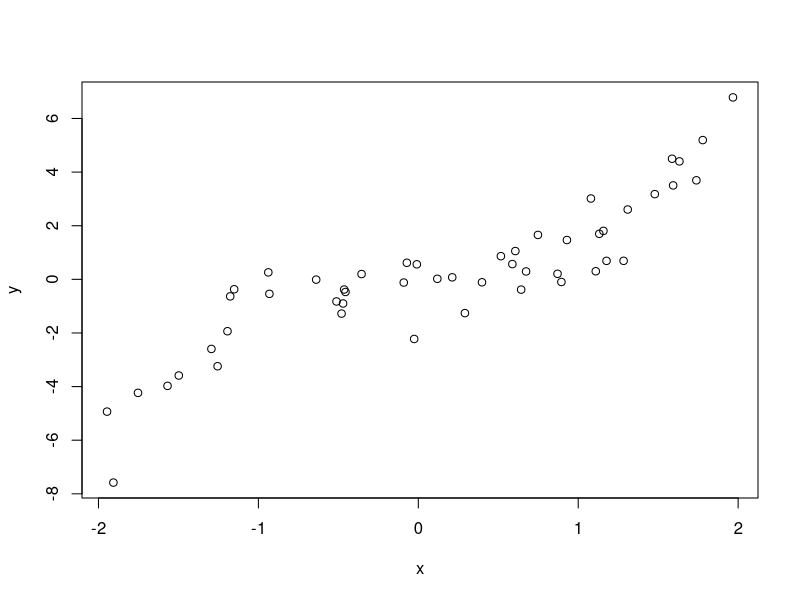
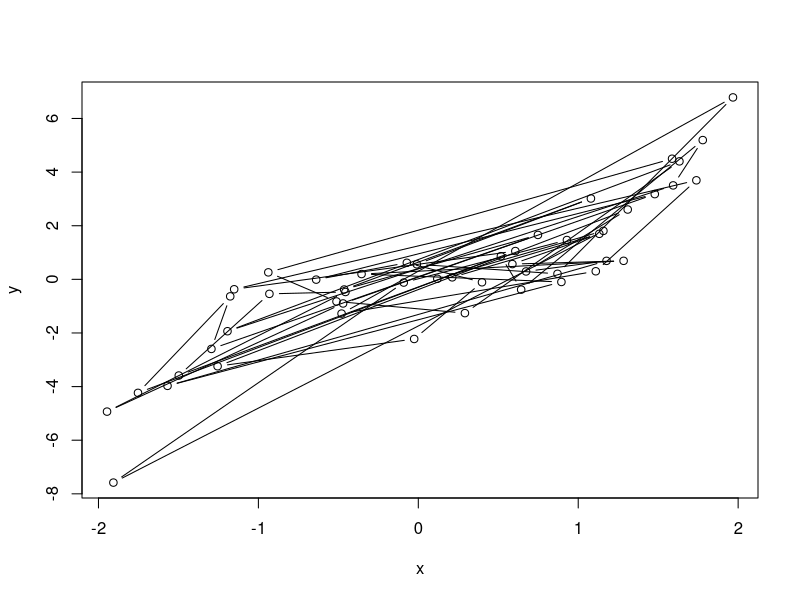
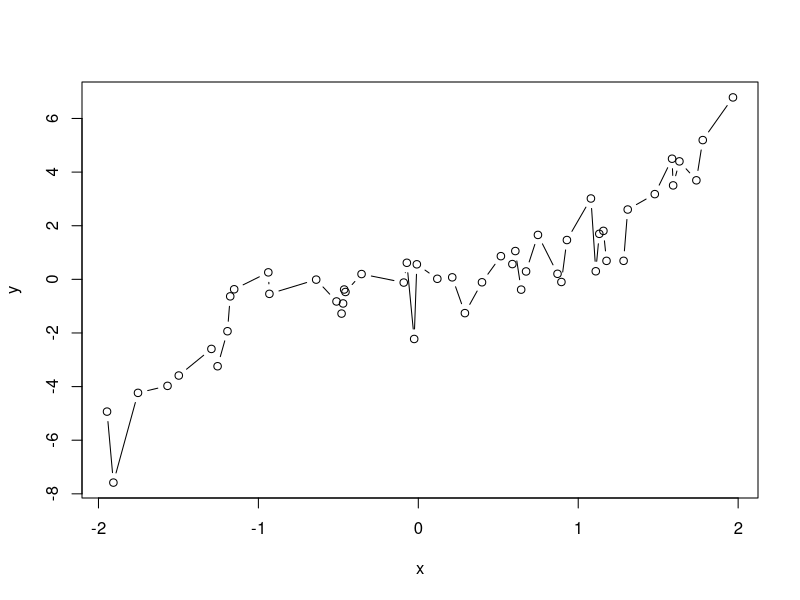
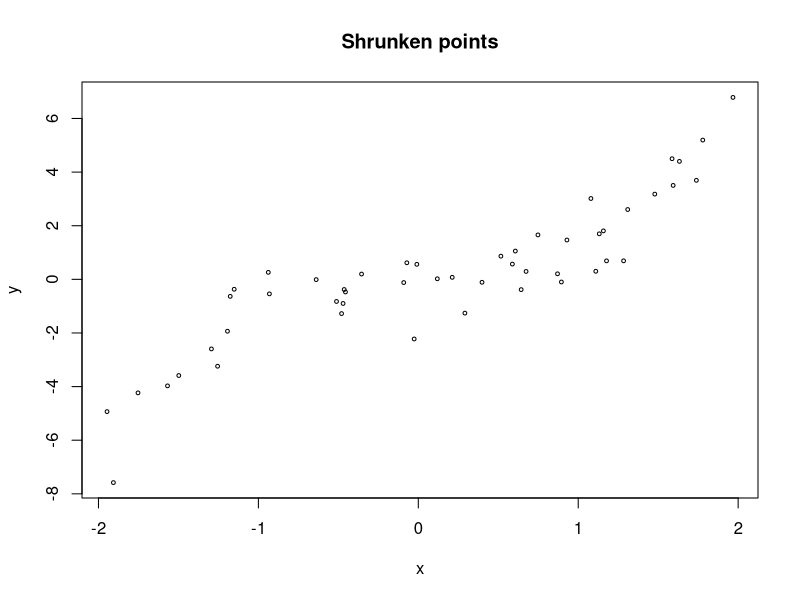
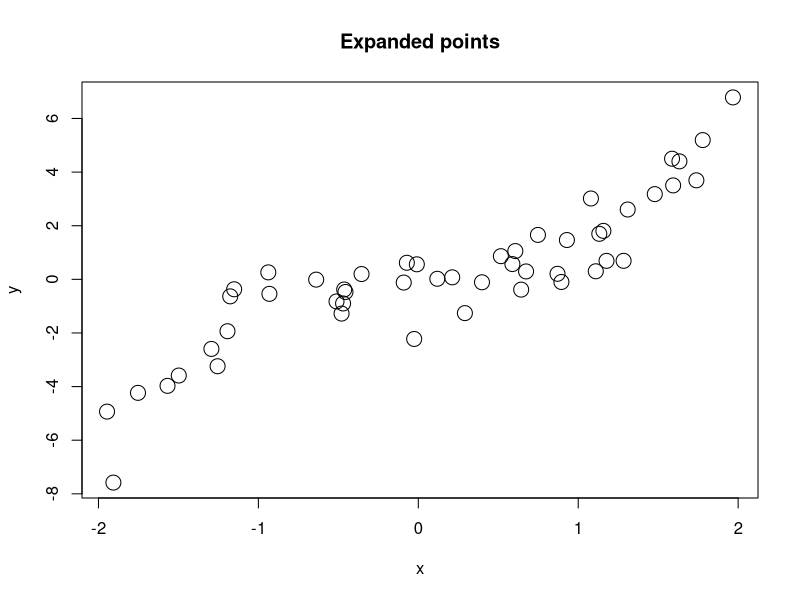
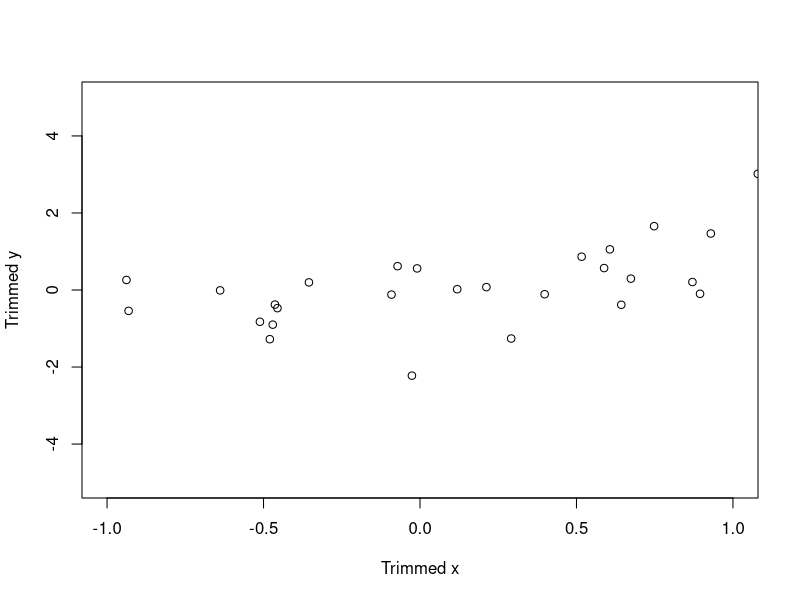
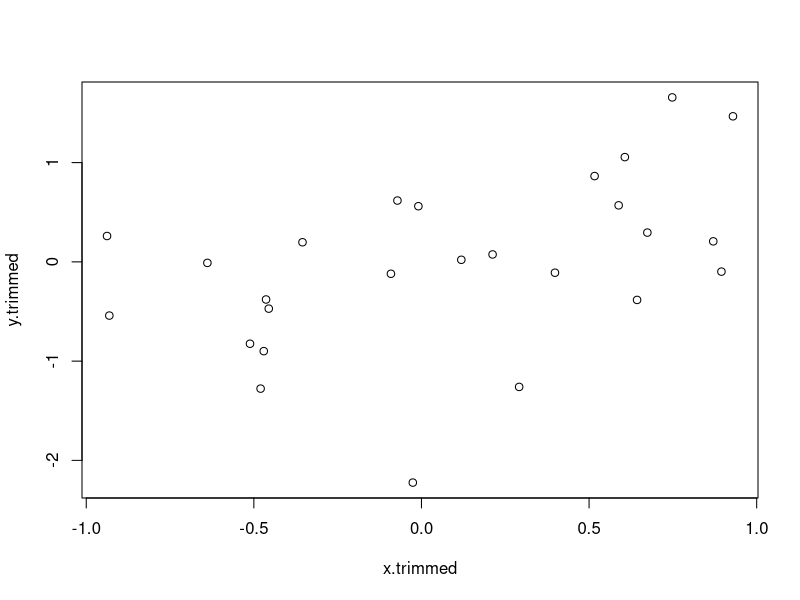
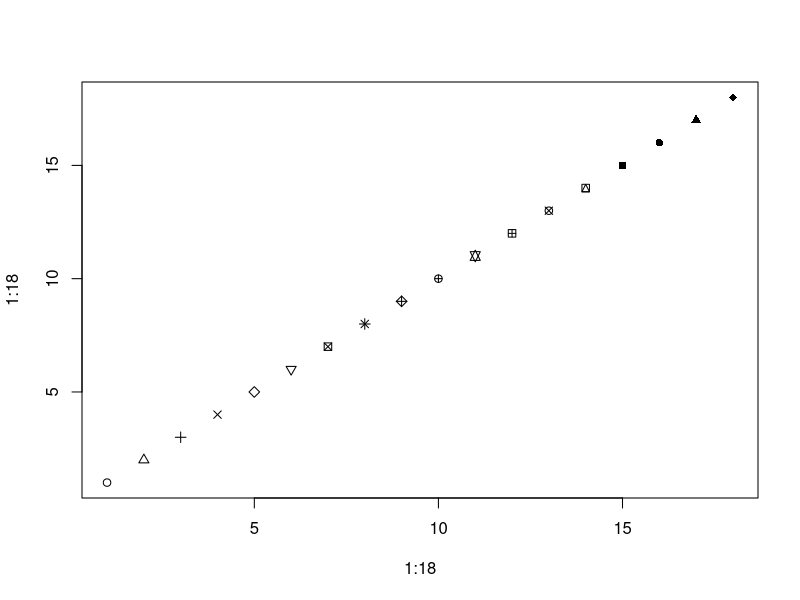

The R source for these figures, in order:
# Rename this file to "Inclass_08_YourName.R", where YourName is changed to your own name.
# Name: zewahyu (Revision)
# ID:

library(tidyverse)

################### Topic 7 - Task 1: Plotting Basics ############
# (a) Read the code:
set.seed(0)
x <- runif(50, min = -2, max = 2); y <- x^3 + rnorm(50)
plot(x, y, type = "p")
plot(x, y, type = "b")
# Explain why does the `plot()` with `type = "p"` looks normal, but the `plot()` with `type = "b"` looks abnormal, having crossing lines?  
# since x is not sorted,
# the type="b" will connect x values to its next index's value
# which resulted in the line not going in one direction

# (b) Modify the code above so that the lines on the second plot do not cross.
y <- y[order(x)]
x <- x[order(x)]
plot(x, y, type = "b")

# (c) The `cex` argument can used to shrink or expand the size of the points that are drawn. 
# Plot `y` versus `x`, first with `cex` equal to 0.5 and then 2 (so, two separate plots). 
# Give titles "Shrunken points", and "Expanded points", to the plots, respectively.
plot(x, y, cex=0.5, main="Shrunken points")
plot(x, y, cex=2, main="Expanded points")

# (d) The `xlim` and `ylim` arugments can be used to change the limits on the x-axis and y-axis, repsectively. 
# Plot `y` versus `x`, with the x limit set to be from -1 to 1, and the y limit set to be from -5 to 5. 
# Assign x and y labels "Trimmed x" and "Trimmed y", respectively.
plot(x, y, xlim=c(-1,1), ylim=c(-5,5), xlab = "Trimmed x", ylab = "Trimmed y")

# (e) Again plot `y` versus `x`, only showing points whose x values are between -1 and 1. 
# But this time, define `x.trimmed` to be the subset of `x` between -1 and 1, 
# and define `y.trimmed` to be the corresponding subset of `y`. 
# Then plot `y.trimmed` versus `x.trimmed` without setting `xlim` and `ylim`
# Tips: use logical indexing to define `x.trimmed`, `y.trimmed`.
x.trimmed <- x[x>=-1 & x<=1]
y.trimmed <- y[x>=-1 & x<=1]
plot(x.trimmed, y.trimmed)

# (f) The `pch` argument controls the point type in the display. 
plot(1:18, 1:18, pch = 1:18)
# The above plot displays the first 18 marker types. 
# Plot `y` versus `x`, and repeat the following pattern for the displayed points: 
# a black empty circle, a blue filled circle, a black empty circle, a red filled circle.
# Tips: use strings "blue", "red", and "black" to specify colors.
plot(x, y, pch = c(1, 16), col = c("black", "blue", "black", "red"))


################ Topic 7 - Task 2: Adding Items ######################
# (a) Produce a scatter plot of `y` versus `x` (which contains empty black circles of `y` versus `x`), 
# and set the title and axes labels as you see fit. 
# Then overlay a scatter plot of `y2` versus `x2` on top of the plot, using the `points()` function, 
# where `x2` and `y2` are as defined below. In the call to `points()`, 
# set the `pch` and `col` arguments appropriately so that the overlaid points are drawn as filled blue circles. 
x <- sort(runif(50, min = -2, max = 2))
y <- x^3 + rnorm(50)
x2 <- sort(runif(50, min = -2, max = 2))
y2 <- x2^2 + rnorm(50)

plot(x, y, xlab = "x", ylab = "y", main = "Scatter Plot")
points(x2, y2, col="blue", pch = 16)

# (b) Starting with your solution code from (a), overlay a line plot of `y2` versus `x2` on top of the plot, using the `lines()` function. 
# In the call to `lines()`, set the `col` and `lwd` arguments so that the line is drawn in red, 
# with twice the normal thickness.
plot(x, y, xlab = "x", ylab = "y", main = "Scatter Plot")
points(x2, y2, col="blue", pch = 16)

lines(x2, y2, col = "red", lwd=2)

# (c) Starting with your solution code from (b), add a legend to the bottom right corner of the the plot using `legend()`. 
# The legend should display the text: "Cubic" and "Quadratic", with corresponding symbols: 
# an empty black circle and a filled blue circle, respectively. 
# Tips: `pch` and `col`.
plot(x, y, xlab = "x", ylab = "y", main = "Scatter Plot")
points(x2, y2, col="blue", pch = 16)
lines(x2, y2, col = "red", lwd=2)

legend("bottomright", legend = c("Cubic", "Quadratic"), pch = c(1,16), col=c("black", "blue"))

# (d) Produce a plot of `y` versus `x`, but with a "gray" rectangle (`rect()`) displayed underneath the points. 
# This rectangle has a lower left corner at `(-2, qnorm(0.1))`, and an upper right corner at `(2, qnorm(0.9))`. 
plot(x, y, type = "n", xlab = "x", ylab = "y", main = "Scatter Plot")
rect(-2, qnorm(0.1), 2, qnorm(0.9), col="gray", border=NA)
points(x, y)

# (e) Produce a plot of `y` versus `x`, but with a gray tube displayed underneath the points. 
# Specifically, this tube should fill in the space between the two curves defined by $y=x^3 \pm q$, 
# where $q$ is the 90th percentile of the standard normal distribution (i.e., equal to `qnorm(0.90)`).  
# Add a legend to the bottom right corner of the plot, with the text: "Data" and "Confidence band", 
# and corresponding symbols: an empty circle and a very thick gray line, respectively. 
plot(x, y, type = "n", xlab = "x", ylab = "y")
polygon(c(x, x), c(x^3-qnorm(0.9), x^3+qnorm(0.9)), col = "gray", density = 30, border = NA)
points(x, y)
legend("bottomright", legend=c("Data", "Confidence"), pch = c(1, NA), col = c("black", "gray"), lwd = c(NA, 10) )


############## Topic 7 - Task 3: Plotting Financial Time Series for Stock Prices ###########
weekly <- read_csv("weeklyprice.csv", col_names = TRUE, col_types = cols())  
weekly

# Plot time series of stock prices for the three companies with seperate curves, each having a different color. 
# Try to reproduce the plot given in the assignment description.
# Tips: use the following code to customize the axis representing calendar dates: 
# `axis.Date(side = 1,at = seq(min(molten$date), max(molten$date), by = "6 mon"), format = "%m-%Y",cex.axis = 0.7)`









